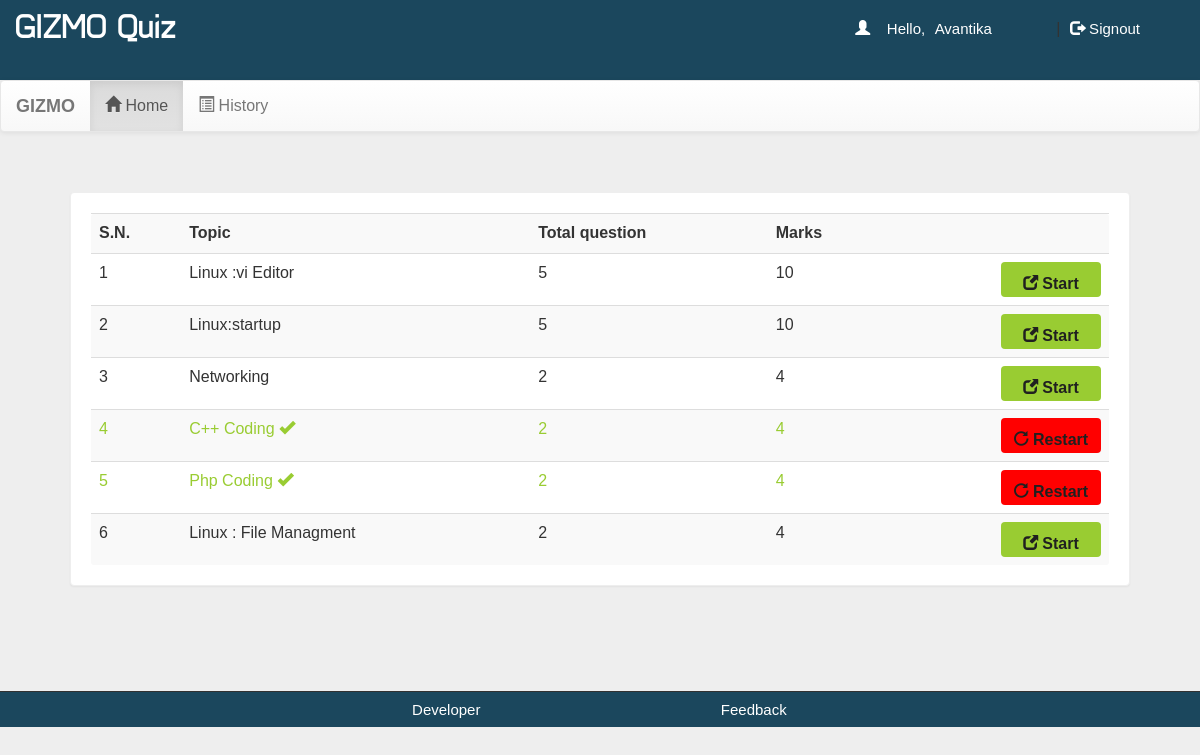
The app's page /account.php?q=1 (signed in) with its own data.
### tables this page shows
CREATE TABLE `quiz` (
  `eid` text NOT NULL,
  `title` varchar(100) NOT NULL,
  `sahi` int(11) NOT NULL,
  `wrong` int(11) NOT NULL,
  `total` int(11) NOT NULL,
  `time` bigint(20) NOT NULL,
  `intro` text NOT NULL,
  `tag` varchar(100) NOT NULL,
  `date` timestamp NOT NULL DEFAULT CURRENT_TIMESTAMP ON UPDATE CURRENT_TIMESTAMP
);

### account.php (the view, shortened to what this page needs)
<!DOCTYPE html PUBLIC "-//W3C//DTD XHTML 1.0 Transitional//EN" "http://www.w3.org/TR/xhtml1/DTD/xhtml1-transitional.dtd">
<html xmlns="http://www.w3.org/1999/xhtml">
<head>
<link  rel="stylesheet" href="css/bootstrap.min.css"/>
 <link  rel="stylesheet" href="css/bootstrap-theme.min.css"/>
 <link rel="stylesheet" href="css/main.css">
 <link  rel="stylesheet" href="css/font.css">
</head>
<body>
<div class="header"   style="background-color:#1b475d;"  >
<div class="row">
<div class="col-lg-6">
<span class="logo">GIZMO Quiz</span></div>
<div class="col-md-4 col-md-offset-2">
 <?php
 include_once 'dbConnection.php';
  if(!(isset($_SESSION['email']))){
header("location:index.php");
}
else
{
$name = $_SESSION['name'];
$email=$_SESSION['email'];
echo '<span class="pull-right top title1" ><span class="log1"><span class="glyphicon glyphicon-user" aria-hidden="true"></span>&nbsp;&nbsp;&nbsp;&nbsp;Hello,</span> <a  class="log log1" >'.$name.'</a>&nbsp;|&nbsp;<a href="logout.php?q=account.php" class="log"><span class="glyphicon glyphicon-log-out" aria-hidden="true"></span>&nbsp;Signout</button></a></span>';
}?>
</div>
</div></div>
<div class="bg" style="min-height:611px" >
<nav class="navbar navbar-default title1">
  <div class="container-fluid">
    <div class="navbar-header">
      <a class="navbar-brand" ><b>GIZMO</b></a>
    </div>
    <div class="collapse navbar-collapse" id="bs-example-navbar-collapse-1">
      <ul class="nav navbar-nav">
        <li <?php if(@$_GET['q']==1) echo'class="active"'; ?> ><a href="account.php?q=1"><span class="glyphicon glyphicon-home" aria-hidden="true"></span>&nbsp;Home<span class="sr-only">(current)</span></a></li>
        <li <?php if(@$_GET['q']==2) echo'class="active"'; ?>><a href="account.php?q=2"><span class="glyphicon glyphicon-list-alt" aria-hidden="true"></span>&nbsp;History</a></li>
		</ul>
      </div>
  </div>
</nav>
<div class="container">
<div class="row"  >
<div class="col-md-12">
<?php if(@$_GET['q']==1) {
$result = mysqli_query($con,"SELECT * FROM quiz ORDER BY date DESC") or die('Error');
echo  '<div class="panel"><div class="table-responsive"><table class="table table-striped title1">
<tr><td><b>S.N.</b></td><td><b>Topic</b></td><td><b>Total question</b></td><td><b>Marks</b></td><td></td></tr>';
$c=1;
while($row = mysqli_fetch_array($result)) {
	$title = $row['title'];
	$total = $row['total'];
	$sahi = $row['sahi'];
	$eid = $row['eid'];
$q12=mysqli_query($con,"SELECT score FROM history WHERE eid='$eid' AND email='$email'" )or die('Error98');
$rowcount=mysqli_num_rows($q12);
if($rowcount == 0){
  echo '<tr><td>'.$c++.'</td><td>'.$title.'</td><td>'.$total.'</td><td>'.$sahi*$total.'</td>
	<td><b><a href="account.php?q=quiz&step=2&eid='.$eid.'&n=1&t='.$total.'" class="pull-right btn sub1" style="margin:0px;background:#99cc32"><span class="glyphicon glyphicon-new-window" aria-hidden="true"></span>&nbsp;<span class="title1"><b>Start</b></span></a></b></td></tr>';
}
else
{
echo '<tr style="color:#99cc32"><td>'.$c++.'</td><td>'.$title.'&nbsp;<span title="This quiz is already solve by you" class="glyphicon glyphicon-ok" aria-hidden="true"></span></td><td>'.$total.'</td><td>'.$sahi*$total.'</td>
	<td><b><a href="update.php?q=quizre&step=25&eid='.$eid.'&n=1&t='.$total.'" class="pull-right btn sub1" style="margin:0px;background:red"><span class="glyphicon glyphicon-repeat" aria-hidden="true"></span>&nbsp;<span class="title1"><b>Restart</b></span></a></b></td></tr>';
}
}
echo '</table></div></div>';
}?>
</div></div></div></div>
<div class="row footer" style="background-color:#1b475d;" >
<div class="col-md-3 box">
</div>
<div class="col-md-3 box">
<a href="#" data-toggle="modal" data-target="#developers">Developer</a></div>
<div class="col-md-3 box">
<a href="feedback.php" >Feedback</a>
</div>
<div class="col-md-3 box">
</body>
</html>

### main.css (style rules this page uses)
body { background-color: #ddebee; overflow-x:hidden; width:100%; font: 15px "Century Gothic", "Times Roman", sans-serif; background:#eee; min-height:550px; background-attachment:fixed; }
.bg { min-height:540px; }
.panel { border-color:#eee; margin:40px; padding:20px; font: 15px "Century Gothic", "Times Roman", sans-serif; }
.header { background:#ddebee; height:70px; }
.logo { font-family:'typo'; font-size:35px; margin:15px; color: white; }
.header { background-color: #ff4c8b; height: 80px; }
.title1 { font: 16px "Century Gothic", "Times Roman", sans-serif; }
.sub1 { width:90px; color:#202020; background-color: white; font-size:15px; height:35px; margin:20px; padding:10px; width:100px; }
.footer { font-size:15px; text-align:center; border-top:1px solid; border-color:#323232; background-color:#1b475d; }
.footer a { margin:25px; color: white; text-decoration:none; font: 15px "Century Gothic", "Times Roman", sans-serif; }
.box { padding:9px; }
.top { margin-top:20px; }
.log1 { font: 15px 'Ubuntu', sans-serif; color: white; margin-left:10px; }
.log { margin:10px; margin-right:60px; margin-left:5px; color: white; text-decoration:none; font-size:20px; font-size:15px; }

### records on screen
quiz: title "Linux :vi Editor", total "5", $sahi*$total "10"
quiz: title "Linux:startup", total "5", $sahi*$total "10"
quiz: title "Networking", total "2", $sahi*$total "4"
quiz: title "C++ Coding", total "2", $sahi*$total "4"
quiz: title "Php Coding", total "2", $sahi*$total "4"
quiz: title "Linux : File Managment", total "2", $sahi*$total "4"

### other values on screen
$name "Avantika"
